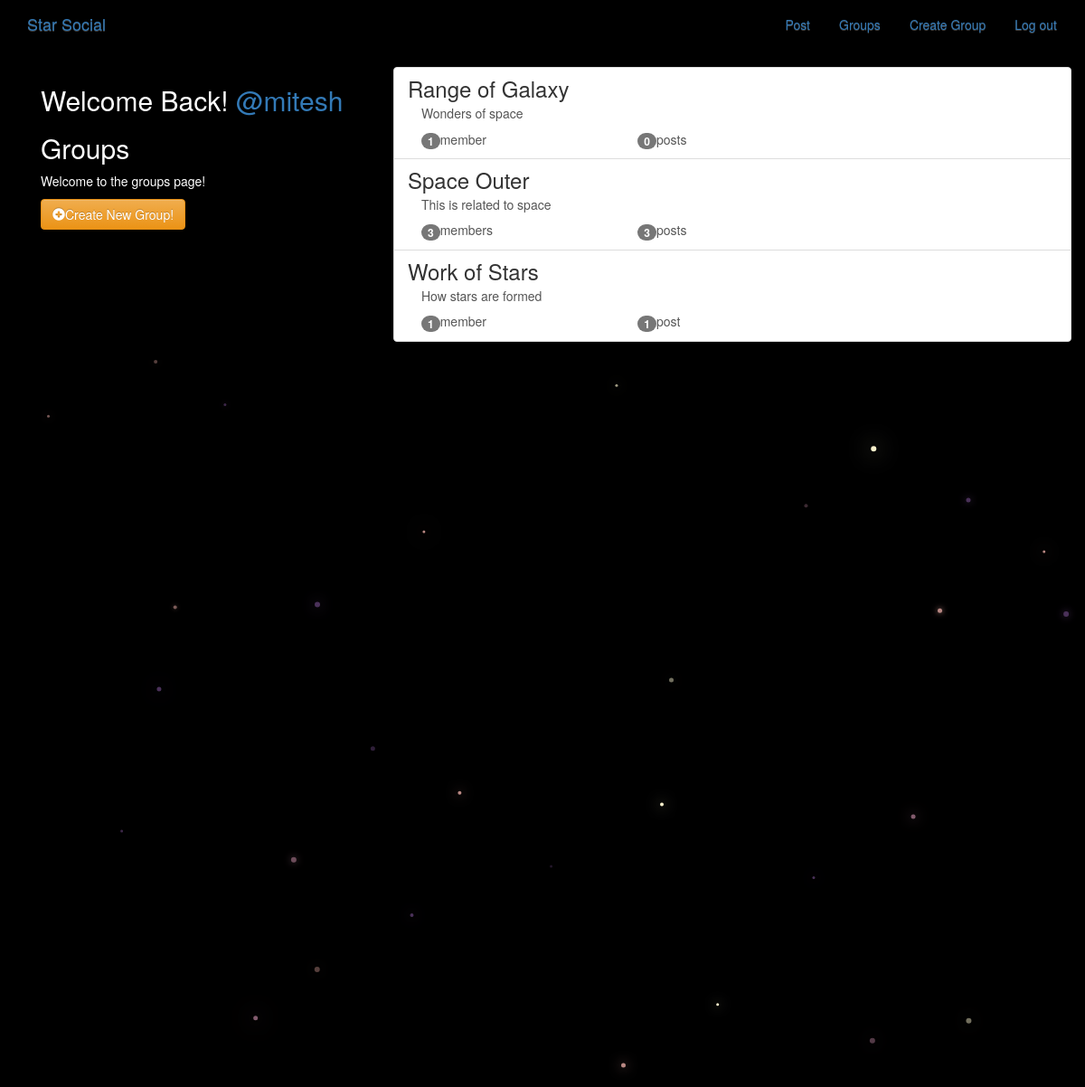
Screenshot of /groups/ (signed in) with the database file from the repository.
### groups/models.py (models this page shows, shortened)
class Group(models.Model):
    name = models.CharField(max_length=255, unique=True)
    slug = models.SlugField(allow_unicode=True, unique=True)
    description = models.TextField(blank=True, default='')
    description_html = models.TextField(editable=False, default='', blank=True)
    members = models.ManyToManyField(User,through="GroupMember")
    class Meta:
        ordering = ["name"]

### groups/views.py (the view)
# urls.py: path("",views.ListGroups.as_view(),name="all"),
class ListGroups(generic.ListView):
    model = Group

### groups/templates/groups/group_list.html
{% extends "groups/group_base.html" %}
{% block pregroup %}
<div class="col-md-4">
    <div class="content">
       {% if user.is_authenticated %}
       <h2>
        Welcome Back!
            <a href="{% url 'posts:for_user' username=user.username %}">@{{user.username}}</a>
       </h2>
       {% endif %}
            <h2>Groups</h2>
            <p>Welcome to the groups page!</p>
    </div>
        {% if user.is_authenticated %}
        <a href="{% url 'groups:create' %}" class='btn btn-md btn-fill btn-warning'><span class='glyphicon glyphicon-plus-sign'></span>Create New Group!</a>
        {% endif %}
</div>
{% endblock %}
{% block group_content %}
<div class="col-md-8">
    <div class="list-group">
        {% for group in object_list %}
        <a class="list-group-item" href="{% url 'groups:single' slug=group.slug %}">
            <h3 class="title list-group-item-heading">{{group.name}}</h3>
            <div class="list-group-item-text container-fluid">
                {{ group.description_html|safe }}
                <div class="row">
                    <div class="col-md-4">
                        <span class="badge">{{ group.members.count }}</span>member{{ group.members.count|pluralize }}
                    </div>
                    <div class="col-md-4">
                        <span class="badge">{{ group.posts.count }}</span>post{{ group.posts.count|pluralize }}
                    </div>
                </div>
            </div>
        </a>
        {% endfor %}
    </div>
</div>
{% endblock %}

### static/simplesocial/css/master.css (style rules this page uses)
body { margin: 0; overflow: hidden; background-color: black; color:white; }

### rows the page displays
Group: name "Range of Galaxy", description_html "Wonders of space", members.count "1", posts.count "0"
Group: name "Space Outer", description_html "This is related to space", members.count "3", posts.count "3"
Group: name "Work of Stars", description_html "How stars are formed", members.count "1", posts.count "1"

### other values shown
{{ user.username }} "mitesh"
